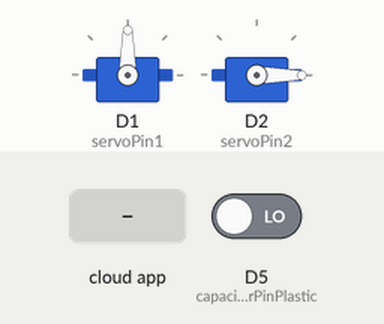
Recording of a sketch running on a simulated ESP8266 (NodeMCU). On the bench: 2 × servo. Inputs (shaded band) come from the test bench; at power-on: D5 (capacitiveSensorPinPlastic) LOW. WiFi joins after 1.5 s; servers stay silent unless stated; the Firebase database answers and starts empty; what the sketch prints to the serial monitor is not drawn.

Above: at 2.7 s.
2.8 s: D5 (capacitiveSensorPinPlastic) driven HIGH
At 6.3 s:
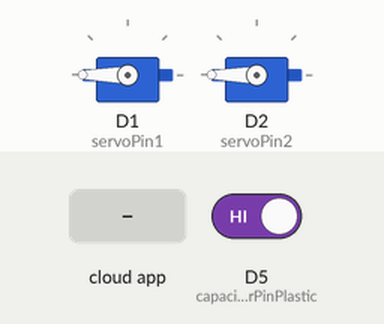
6.6 s: the phone or cloud app sets Paper to start
At 10.9 s:
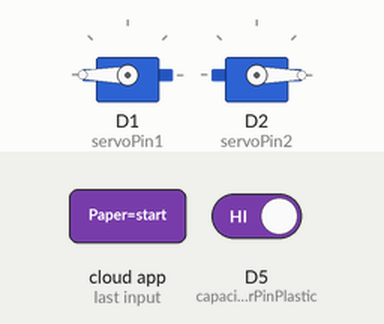
Timing chart, 0 to 16.4 s (numbered marks = the images above; inputs shaded):
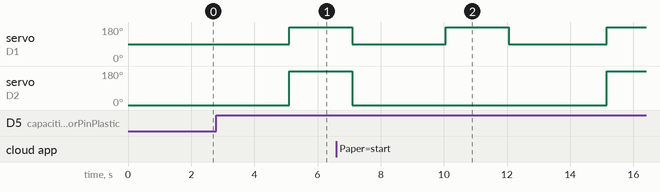

Measured:
- after the input at 2.8 s, servo on D1 (servoPin1): 90° → 180° after 2.3 s; servo on D2 (servoPin2): 0° → 180° after 2.3 s

The sketch:

CapacitiveSensor.ino
```cpp
#include <ArduinoJson.h>
#include <ESP8266WiFi.h>
#include <FirebaseArduino.h>
#include <Servo.h>

//Setting up firebase and wifi connection
#define FIREBASE_HOST "eco-arcade-default-rtdb.asia-southeast1.firebasedatabase.app"
#define FIREBASE_AUTH "XdKualT5QNGRWRWywe1d1lhNc9AL82ivhoge59v7"
// #define WIFI_SSID "OPPO A92"
// #define WIFI_PASSWORD "11111111"

#define WIFI_SSID "Smartbro-9EC6"
#define WIFI_PASSWORD "smartbro"

// Create a servo object
int servoPin1 = D1;
int servoPin2 = D2;
Servo Servo1;
Servo Servo2;

//Setting up Capacitive Proximity for Paper Sensor
const int capacitiveSensorPinPlastic = D5;

void setup() {
    Serial.begin(115200);
    // connect to wifi.
    WiFi.begin(WIFI_SSID, WIFI_PASSWORD);
    Serial.print("connecting");
    while (WiFi.status() != WL_CONNECTED) {
        Serial.print(".");
        delay(500);
    }
    Serial.println();
    Serial.print("connected: ");
    Serial.println(WiFi.localIP());

    Firebase.begin(FIREBASE_HOST, FIREBASE_AUTH);

    pinMode(capacitiveSensorPinPlastic, INPUT);
    Servo1.attach(servoPin1);
    Servo2.attach(servoPin2);
    Servo1.write(90);
    Servo2.write(0);

}

void loop() {
    // Get Readings From Capacitive Sensor Paper
    int capacitiveSensorPlasticValue = digitalRead(capacitiveSensorPinPlastic);

    // Get Current Paper Count From Firebase
    int paper_count = Firebase.getInt("BottleCount/paper");
    int plastic_count = Firebase.getInt("BottleCount/plastic");
    int get_plastic_count = Firebase.getInt("Printer/Line3");
    int get_paper_count = Firebase.getInt("Printer/Line4");
    String paper_starter = Firebase.getString("Servo/Paper");
    String can_starter = Firebase.getString("Servo/Can");

    if (can_starter == "start"){
      return;
    }

    else if (paper_starter == "start"){
        Firebase.setInt("BottleCount/paper", paper_count + 1);
        Firebase.setInt("Printer/Line4", get_paper_count + 1);
        Firebase.setString("Printer/start", "start");
        Firebase.setString("BinResponse/message", "Unwanted Detected!");
        Serial.println("Paper Detected");
        Firebase.setString("Servo/CanBlock", "start");
        Servo1.write(180);
        delay(2000);
        Servo1.write(90);
        Firebase.setString("BinResponse/message", "");
        Firebase.setString("Servo/Paper","stop");
        delay(1000);
    }

    else if (capacitiveSensorPlasticValue == HIGH) {
        Serial.println(capacitiveSensorPlasticValue);
        Firebase.setInt("BottleCount/plastic", plastic_count + 1);
        Firebase.setInt("Printer/Line3", get_plastic_count + 1);
        Firebase.setString("Printer/start", "start");
        Firebase.setString("Servo/Plastic", "start");
        Firebase.setString("BinResponse/message", "Plastic Detected!");
        Serial.println("Plastic Detected");
        Firebase.setString("Servo/CanBlock", "start");
        Servo1.write(180);
        Servo2.write(180);
        delay(2000);
        Servo1.write(90);
        Servo2.write(0);
        Firebase.setString("BinResponse/message", "");
        Firebase.setString("Servo/Plastic","stop");
        delay(1000);
    } else {
        Serial.println("No Plastic/Paper Detected");
    }
}
```
